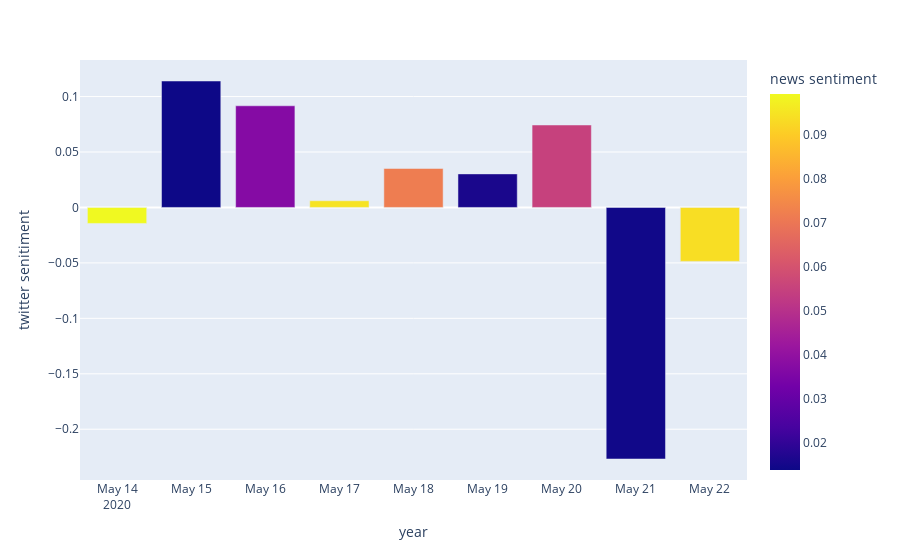

Write notebook code for a chart like this one.
### Code cell
import plotly.express as px
y = twitter_df_avgSent["score"]
x = twitter_df_avgSent.index
news_sentiment = news_df_avgSent["score"]
fig = px.bar(x=x, y=y,
             color=news_sentiment,
             labels={'color':'news sentiment', "y":"twitter senitiment", "x":"year", "hover_data_0":"twitter_sentiment"})
fig.show()

### Figure 1 — Plotly figure (JSON) as saved in the notebook; plotly's stock layout.template omitted (floating-point values rounded to 4 significant figures)
{"data": [{"alignmentgroup": "True", "hovertemplate": "year=%{x}<br>twitter senitiment=%{y}<br>news sentiment=%{marker.color}<extra></extra>", "legendgroup": "", "marker": {"color": [0.09926, 0.01381, 0.03703, 0.09477, 0.07168, 0.01598, 0.05484, 0.01456, 0.09373], "coloraxis": "coloraxis"}, "name": "", "offsetgroup": "", "orientation": "v", "showlegend": false, "textposition": "auto", "type": "bar", "x": ["2020-05-14", "2020-05-15", "2020-05-16", "2020-05-17", "2020-05-18", "2020-05-19", "2020-05-20", "2020-05-21", "2020-05-22"], "xaxis": "x", "y": [-0.01442, 0.114, 0.09167, 0.006041, 0.03514, 0.03027, 0.07437, -0.2268, -0.04863], "yaxis": "y"}], "layout": {"barmode": "relative", "coloraxis": {"colorbar": {"title": {"text": "news sentiment"}}, "colorscale": [[0, "#0d0887"], [0.1111, "#46039f"], [0.2222, "#7201a8"], [0.3333, "#9c179e"], [0.4444, "#bd3786"], [0.5556, "#d8576b"], [0.6667, "#ed7953"], [0.7778, "#fb9f3a"], [0.8889, "#fdca26"], [1, "#f0f921"]]}, "legend": {"tracegroupgap": 0}, "margin": {"t": 60}, "xaxis": {"anchor": "y", "domain": [0, 1], "title": {"text": "year"}}, "yaxis": {"anchor": "x", "domain": [0, 1], "title": {"text": "twitter senitiment"}}}}
